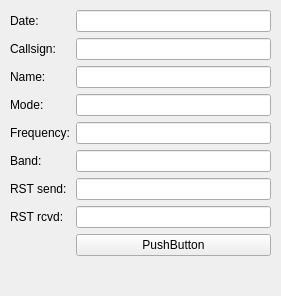
<?xml version="1.0" encoding="UTF-8"?>
<ui version="4.0">
 <class>Logbook::Internal::LogbookFormDialog</class>
 <widget class="QWidget" name="Logbook::Internal::LogbookFormDialog">
  <property name="geometry">
   <rect>
    <x>0</x>
    <y>0</y>
    <width>281</width>
    <height>296</height>
   </rect>
  </property>
  <property name="windowTitle">
   <string>Form</string>
  </property>
  <widget class="QWidget" name="layoutWidget">
   <property name="geometry">
    <rect>
     <x>10</x>
     <y>10</y>
     <width>261</width>
     <height>276</height>
    </rect>
   </property>
   <layout class="QFormLayout" name="formLayout">
    <item row="0" column="0">
     <widget class="QLabel" name="labelDatetime">
      <property name="text">
       <string>Date:</string>
      </property>
     </widget>
    </item>
    <item row="0" column="1">
     <widget class="QLineEdit" name="lineEditDatetime"/>
    </item>
    <item row="1" column="0">
     <widget class="QLabel" name="labelCallsign">
      <property name="text">
       <string>Callsign:</string>
      </property>
     </widget>
    </item>
    <item row="1" column="1">
     <widget class="QLineEdit" name="lineEditCallsign"/>
    </item>
    <item row="2" column="0">
     <widget class="QLabel" name="labelName">
      <property name="text">
       <string>Name:</string>
      </property>
     </widget>
    </item>
    <item row="2" column="1">
     <widget class="QLineEdit" name="lineEditName"/>
    </item>
    <item row="3" column="0">
     <widget class="QLabel" name="labelMode">
      <property name="text">
       <string>Mode:</string>
      </property>
     </widget>
    </item>
    <item row="3" column="1">
     <widget class="QLineEdit" name="lineEditMode"/>
    </item>
    <item row="4" column="0">
     <widget class="QLabel" name="labelFrequency">
      <property name="text">
       <string>Frequency:</string>
      </property>
     </widget>
    </item>
    <item row="4" column="1">
     <widget class="QLineEdit" name="lineEditFrequency"/>
    </item>
    <item row="5" column="0">
     <widget class="QLabel" name="labelBand">
      <property name="text">
       <string>Band:</string>
      </property>
     </widget>
    </item>
    <item row="5" column="1">
     <widget class="QLineEdit" name="lineEditBand"/>
    </item>
    <item row="6" column="0">
     <widget class="QLabel" name="labelRstSend">
      <property name="text">
       <string>RST send:</string>
      </property>
     </widget>
    </item>
    <item row="6" column="1">
     <widget class="QLineEdit" name="lineEditRstSend"/>
    </item>
    <item row="7" column="0">
     <widget class="QLabel" name="labelRstRcvd">
      <property name="text">
       <string>RST rcvd:</string>
      </property>
     </widget>
    </item>
    <item row="7" column="1">
     <widget class="QLineEdit" name="lineEditRstRcvd"/>
    </item>
    <item row="8" column="1">
     <widget class="QPushButton" name="pushButtonSubmitLogbookForm">
      <property name="text">
       <string>PushButton</string>
      </property>
     </widget>
    </item>
   </layout>
  </widget>
 </widget>
 <resources/>
 <connections/>
</ui>
